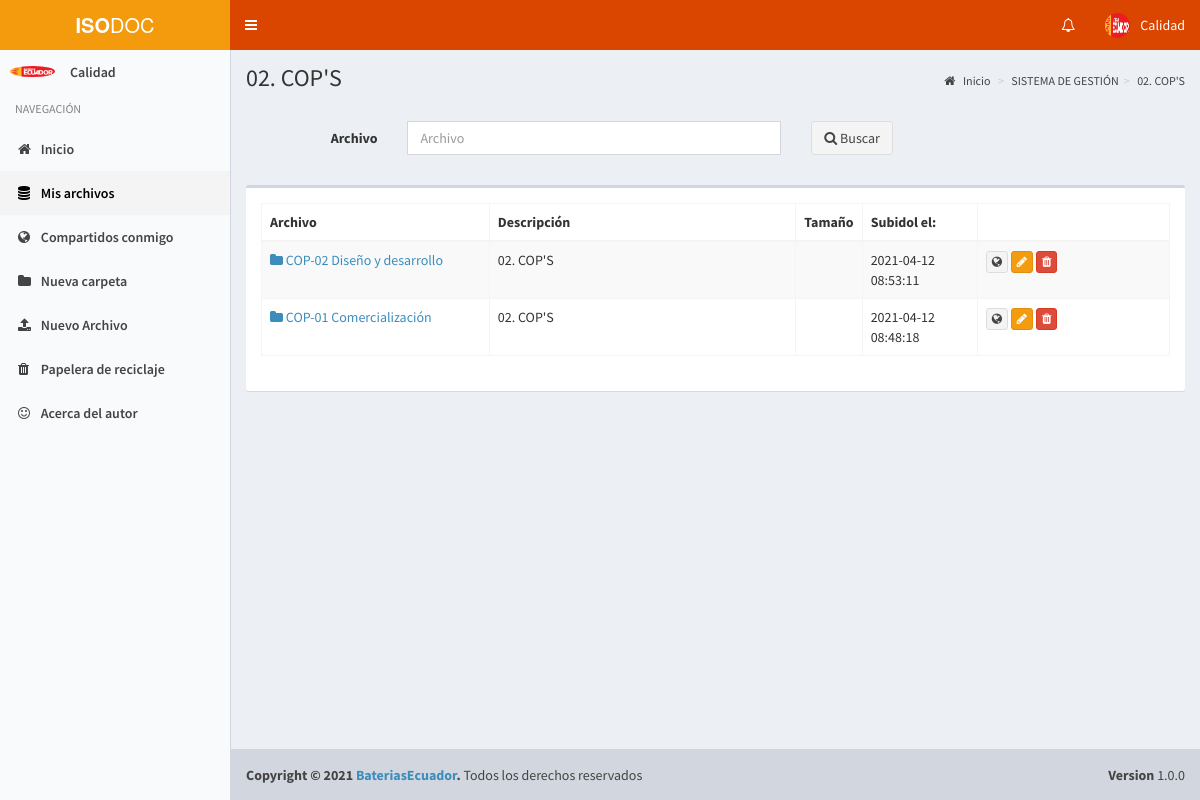
The page /myfiles?folder=y9-bSoMNERL7 (signed in) on the database as committed earlier.
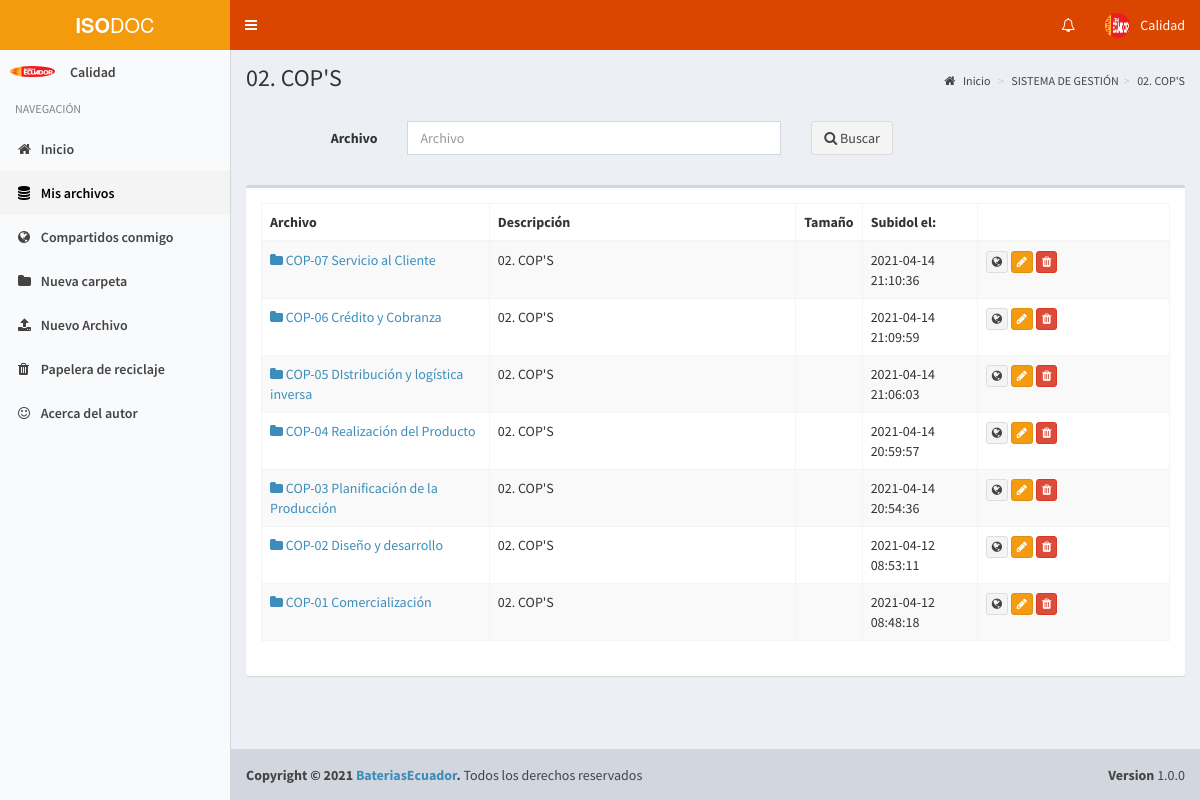
The same page on the database as committed later.
### tables this page shows
CREATE TABLE IF NOT EXISTS `user` (
  `id` int(11) NOT NULL AUTO_INCREMENT,
  `fullname` varchar(100) NOT NULL,
  `email` varchar(255) NOT NULL,
  `password` varchar(60) NOT NULL,
  `image` varchar(255) DEFAULT NULL,
  `is_active` tinyint(1) NOT NULL DEFAULT '1',
  `is_admin` tinyint(1) NOT NULL DEFAULT '0',
  `is_public` tinyint(1) NOT NULL DEFAULT '0',
  `is_evaluator` tinyint(1) NOT NULL DEFAULT '0',
  `created_at` datetime NOT NULL,
  PRIMARY KEY (`id`),
  UNIQUE KEY `email` (`email`)
);

CREATE TABLE IF NOT EXISTS `file` (
  `id` int(11) NOT NULL AUTO_INCREMENT,
  `code` varchar(12) NOT NULL,
  `filename` varchar(255) NOT NULL,
  `description` varchar(255) NOT NULL,
  `download` int(11) NOT NULL,
  `is_public` tinyint(1) NOT NULL DEFAULT '0',
  `is_folder` tinyint(1) NOT NULL DEFAULT '0',
  `is_deleted` tinyint(1) NOT NULL DEFAULT '0',
  `user_id` int(11) NOT NULL,
  `status` int(11) DEFAULT '1',
  `folder_id` int(11) DEFAULT NULL,
  `created_at` datetime NOT NULL,
  `code_last` varchar(50) DEFAULT NULL,
  PRIMARY KEY (`id`),
  KEY `folder_id` (`folder_id`),
  KEY `user_id` (`user_id`),
  CONSTRAINT `file_ibfk_1` FOREIGN KEY (`folder_id`) REFERENCES `file` (`id`) ON DELETE CASCADE ON UPDATE CASCADE,
  CONSTRAINT `file_ibfk_2` FOREIGN KEY (`user_id`) REFERENCES `user` (`id`) ON DELETE CASCADE ON UPDATE CASCADE
);

### myfiles.php (the view, shortened to what this page needs)
<?php
$active2 = "active";
include "header.php";
?>
<?php
$folder = null;
if (isset($_GET["folder"]) && $_GET["folder"] != "") {
    $id_folder = $_GET["folder"];
    $folder = mysqli_query($con, "select * from file where code=\"$id_folder\" and is_deleted=0 ");
}
?>
<div class="content-wrapper">
    <section class="content-header">
        <h1><?php if ($folder == null) : ?>
                Mis Archivos
            <?php else : ?>
                <?php
                foreach ($folder as $clave_carpetas) {
                    echo $clave_carpetas['filename'];
                }
                ?>
            <?php endif; ?>
        </h1>
        <ol class="breadcrumb">
            <li><a href="home"><i class="fa fa-home"></i> Inicio</a></li>
            <?php if ($folder != null) :
                function getparent($folder)
                {
                    global $con;
                    foreach ($folder as $key) {
                        $function_folder_id = $key['folder_id'];
                        $function_code = $key['code'];
                        $function_filename = $key['filename'];
                        if ($function_folder_id != null) {
                            $parent = mysqli_query($con, "select * from file where id=$function_folder_id");
                            getparent($parent);
                        }
                        echo "<li><a href='myfiles?folder=" . $function_code . "'>" . $function_filename . "</a></li>";
                    }
                }
                getparent($folder);
            endif;
            ?>
        </ol>
    </section>
    <section class="content">
        <div class="row">
            <div class="panel-body">
                <form class="form-horizontal" role="form" id="datos_cotizacion">
                    <div class="form-group row ">
                        <label for="q2" class="col-md-2 control-label">Archivo</label>
                        <div class="col-md-5">
                            <input type="text" class="form-control" id="q2" placeholder="Archivo" onkeyup='load(1);'>
                        </div>
                        <div class="col-md-3 ">
                            <button type="button" class="btn btn-default" onclick='load(1);'>
                                <span><i class="fa fa-search"></i></span> Buscar</button>
                        </div>
                    </div>
                </form>
            </div>
            <div id="tabla_original" class="col-md-12">
                <?php
                $files = null;
                if ($folder == null) {
                    if (isset($_GET["q"]) && $_GET["q"] != "") {
                        $q = $_GET["q"];
                        $S_user_id = $_SESSION["user_id"];
                        $files = mysqli_query($con, "select * from file where user_id=$S_user_id and folder_id is NULL and (filename like '%$q%' or description like '%$q%') and is_deleted=0 order by is_folder desc, filename asc");
                    } else {
                        $S_user_id = $_SESSION["user_id"];
                        $files = mysqli_query($con, "select * from file where user_id=$S_user_id and is_deleted=0 and folder_id is NULL order by is_folder desc, filename asc");
                    }
                } else {
                    if (isset($_GET["q"]) && $_GET["q"] != "") {
                        $q = $_GET["q"];
                        foreach ($folder as $folder_key) {
                            $folder_key_id = $folder_key['id'];
                            $files = mysqli_query($con, "select * from files where folder_id=$folder_key_id and is_deleted=0 and  (filename like '%$q%' or description like '%$q%') order by created_at desc");
                        }
                    } else {
                        foreach ($folder as $key_folder) {
                            $key_folder_id = $key_folder['id'];
                            $files = mysqli_query($con, "select * from file where folder_id=$key_folder_id and is_deleted=0 and status=1 order by created_at desc");
                        }
                    }
                }
                ?>
                <?php
                if (count($files) > 0) :
                ?>
                    <div class="box">
                        <div class="box-body no-padding" style="margin: 15px">
                            <table id="example3" class="table table-bordered table-hover table-striped">
                                <thead>
                                    <tr>
                                        <th>Archivo</th>
                                        <th class="hidden-xs hidden-sm">Descripción</th>
                                        <th class="hidden-xs hidden-sm">Tamaño</th>
                                        <th class="hidden-xs hidden-sm">Subidol el:</th>
                                        <th class="hidden-xs hidden-sm"></th>
                                    </tr>
                                </thead>
                                <tbody>
                                    <?php foreach ($files as $file) : ?>
                                        <tr>
                                            <td style="width: 250px">
                                                <?php if ($file['is_folder']) : ?>
                                                    <a href="myfiles?folder=<?php echo $file['code']; ?>">
                                                        <i class="fa fa-folder"></i>
                                                        <?php endif; ?>
                                                        <?php echo $file['filename']; ?></a>
                                            </td>
                                            <td class="hidden-xs hidden-sm" style="width: 350px"><?php echo $file['description']; ?></td>
                                            <td class="hidden-xs hidden-sm">
                                            </td>
                                            <td style="width: 125px;" class="hidden-xs hidden-sm"><?php echo $file['created_at']; ?></td>
                                            <td class="hidden-xs hidden-sm" style="width:223px;">
                                                <a title="Compartir con amigos" href="filepermision?id=<?php echo $file['code']; ?>" class="btn btn-xs btn-default"><i class="fa fa-globe"></i></a>
                                                <a title="Editar" href="editfile?id=<?php echo $file['code']; ?>" class="btn btn-xs btn-warning"><i class="fa fa-pencil"></i></a>
                                                <a title="Mover a la papelera" href="action/recicle?id=<?php echo $file['code']; ?>&tkn=<?php echo $_SESSION["tkn"] ?>" class="btn btn-xs btn-danger"><i class="fa fa-trash"></i></a>
                                            </td>
                                        </tr>
                                    <?php endforeach; ?>
                                </tbody>
                            </table>
                        </div><br>
                    </div>
                <?php endif; ?>
            </div>
        </div>
    </section>
</div>
<?php include "footer.php"; ?>

### header.php (shortened to what this page needs)
<?php
include "config/config.php";
$my_user_id = $_SESSION['user_id'];
$query = mysqli_query($con, "SELECT * from user where id=$my_user_id");
while ($row = mysqli_fetch_array($query)) {
    $fullname = $row['fullname'];
    $profile_pic = $row['image'];
}
?>
<!DOCTYPE html>
<html>
<head>
    <link rel="stylesheet" href="bootstrap/css/bootstrap.min.css">
    <link rel="stylesheet" href="css/font-awesome/css/font-awesome.min.css">
    <link rel="stylesheet" href="plugins/datatables/dataTables.bootstrap.css">
    <link rel="stylesheet" href="dist/css/AdminLTE.min.css">
    <link rel="stylesheet" href="dist/css/skins/_all-skins.min.css">
    <link rel="stylesheet" href="plugins/select2/select2.min.css">
    <link rel="stylesheet" href="plugins/iCheck/square/blue.css">
    <link rel="stylesheet" href="css/micss.css">
    <link rel="stylesheet" href="css/styles.css">
</head>
<body class="hold-transition skin-yellow-light sidebar-mini">
    <div class="wrapper">
        <header class="main-header">
            <a href="home.php" class="logo">
                <span class="logo-lg"><b>ISO</b>DOC</span>
            </a>
            <nav class="navbar navbar-static-top">
                <a href="#" class="sidebar-toggle" data-toggle="offcanvas" role="button">
                </a>
                <div class="navbar-custom-menu">
                    <ul class="nav navbar-nav">
                        <li class="dropdown notifications-menu">
                            <a href="#" class="dropdown-toggle" data-toggle="dropdown">
                                <i class="fa fa-bell-o"></i>
                            </a>
                        </li>
                        <li class="dropdown user user-menu">
                            <a href="#" class="dropdown-toggle" data-toggle="dropdown">
                                <img src="images/profiles/<?php echo $profile_pic; ?>" class="user-image" alt="User Image">
                                <span class="hidden-xs"><?php echo $fullname; ?></span>
                            </a>
                        </li>
                    </ul>
                </div>
            </nav>
        </header>
        <aside class="main-sidebar">
            <section class="sidebar">
                <div class="user-panel">
                    <div class="pull-left image">
                        <img src="images/profiles/<?php echo $profile_pic; ?>" class="img-circle" alt="User Image">
                    </div>
                    <div class="pull-left info">
                        <p><?php echo $fullname; ?></p>
                        <a href="#"><i class="fa fa-circle text-success"></i> Online</a>
                    </div>
                </div>
                <ul class="sidebar-menu">
                    <li class="header">NAVEGACIÓN</li>
                    <li class="<?php if (isset($active1)) {
                                    echo $active1;
                                } ?>">
                        <a href="home"><i class="fa fa-home"></i> <span>Inicio</span></a>
                    </li>
                    <li class="<?php if (isset($active2)) {
                                    echo $active2;
                                } ?>">
                        <a href="myfiles"><i class="fa fa-database"></i> <span>Mis archivos</span></a>
                    </li>
                    <li class="<?php if (isset($active3)) {
                                    echo $active3;
                                } ?>">
                        <a href="shared"><i class="fa fa-globe"></i> <span>Compartidos conmigo</span></a>
                    </li>
                    <li class="<?php if (isset($active4)) {
                                    echo $active4;
                                } ?>">
                        <a href="newfolder"><i class="fa fa-folder"></i> <span>Nueva carpeta</span></a>
                    </li>
                    <li class="<?php if (isset($active5)) {
                                    echo $active5;
                                } ?>">
                        <a href="newfile"><i class="fa fa-upload"></i> <span>Nuevo Archivo</span></a>
                    </li>
                    <li class="<?php if (isset($active6)) {
                                    echo $active6;
                                } ?>">
                        <a href="recicle"><i class="fa fa-trash"></i> <span>Papelera de reciclaje</span></a>
                    </li>
                    <li class="<?php if (isset($active7)) {
                                    echo $active7;
                                } ?>">
                        <a href="about"><i class="fa fa-smile-o"></i> <span>Acerca del autor</span></a>
                    </li>
                </ul>
            </section>
        </aside>

### footer.php (shortened to what this page needs)
<footer class="main-footer">
  <div class="pull-right hidden-xs">
    <b>Version</b> 1.0.0
  </div>
  <strong>Copyright &copy; <?php echo date('Y'); ?> <a href="">Baterias<span>Ecuador</span></a>.</strong> Todos los derechos reservados
</footer>
</div>
</body>
</html>

Rows that differ between the two databases and show on the page:
added file: filename "COP-07 Servicio al Cliente", description "02. COP'S", created_at "2021-04-14 21:10:36"
added file: filename "COP-06 Crédito y Cobranza", description "02. COP'S", created_at "2021-04-14 21:09:59"
added file: filename "COP-05 DIstribución y logística inversa", description "02. COP'S", created_at "2021-04-14 21:06:03"
added file: filename "COP-04 Realización del Producto", description "02. COP'S", created_at "2021-04-14 20:59:57"
added file: filename "COP-03 Planificación de la Producción", description "02. COP'S", created_at "2021-04-14 20:54:36"
